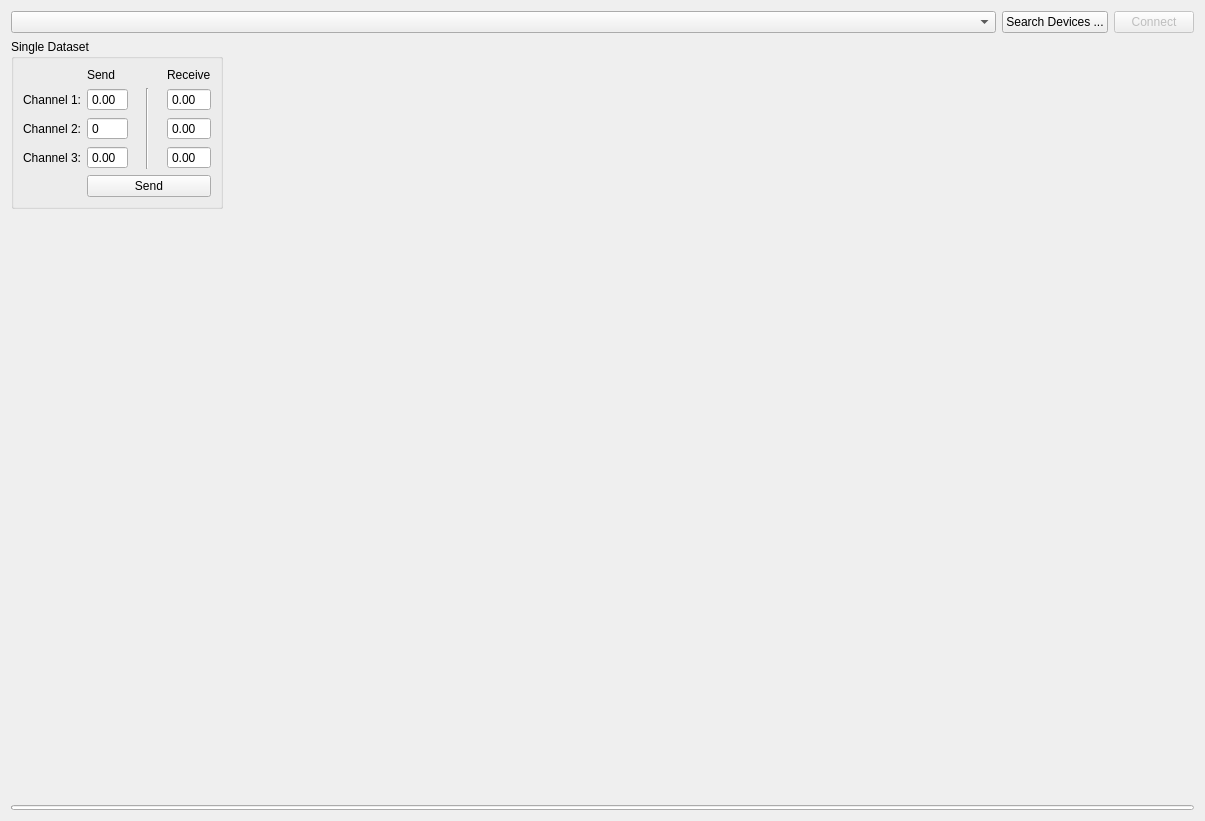
<?xml version="1.0" encoding="UTF-8"?>
<ui version="4.0">
 <class>SpiBoxWidget</class>
 <widget class="QWidget" name="SpiBoxWidget">
  <property name="geometry">
   <rect>
    <x>0</x>
    <y>0</y>
    <width>1205</width>
    <height>821</height>
   </rect>
  </property>
  <property name="windowTitle">
   <string>Form</string>
  </property>
  <layout class="QVBoxLayout" name="verticalLayout_3">
   <item>
    <layout class="QHBoxLayout" name="horizontalLayout">
     <property name="spacing">
      <number>6</number>
     </property>
     <item>
      <widget class="QComboBox" name="devicesComboBox">
       <property name="sizePolicy">
        <sizepolicy hsizetype="Expanding" vsizetype="Fixed">
         <horstretch>0</horstretch>
         <verstretch>0</verstretch>
        </sizepolicy>
       </property>
      </widget>
     </item>
     <item>
      <widget class="QPushButton" name="searchDevicesButton">
       <property name="sizePolicy">
        <sizepolicy hsizetype="Fixed" vsizetype="Fixed">
         <horstretch>0</horstretch>
         <verstretch>0</verstretch>
        </sizepolicy>
       </property>
       <property name="text">
        <string>Search Devices ...</string>
       </property>
      </widget>
     </item>
     <item>
      <widget class="QPushButton" name="connectButton">
       <property name="enabled">
        <bool>false</bool>
       </property>
       <property name="sizePolicy">
        <sizepolicy hsizetype="Fixed" vsizetype="Fixed">
         <horstretch>0</horstretch>
         <verstretch>0</verstretch>
        </sizepolicy>
       </property>
       <property name="text">
        <string>Connect</string>
       </property>
      </widget>
     </item>
    </layout>
   </item>
   <item>
    <layout class="QHBoxLayout" name="horizontalLayout_2">
     <property name="spacing">
      <number>12</number>
     </property>
     <property name="rightMargin">
      <number>0</number>
     </property>
     <item>
      <layout class="QVBoxLayout" name="verticalLayout_2">
       <item>
        <widget class="QGroupBox" name="easyModeGroupBox">
         <property name="enabled">
          <bool>true</bool>
         </property>
         <property name="minimumSize">
          <size>
           <width>0</width>
           <height>0</height>
          </size>
         </property>
         <property name="title">
          <string>Single Dataset</string>
         </property>
         <layout class="QGridLayout" name="gridLayout">
          <item row="2" column="1">
           <widget class="QSpinBox" name="spinBox">
            <property name="buttonSymbols">
             <enum>QAbstractSpinBox::ButtonSymbols::NoButtons</enum>
            </property>
           </widget>
          </item>
          <item row="1" column="1">
           <widget class="QDoubleSpinBox" name="doubleSpinBox">
            <property name="buttonSymbols">
             <enum>QAbstractSpinBox::ButtonSymbols::NoButtons</enum>
            </property>
           </widget>
          </item>
          <item row="1" column="3">
           <widget class="QDoubleSpinBox" name="doubleSpinBox_2">
            <property name="readOnly">
             <bool>true</bool>
            </property>
            <property name="buttonSymbols">
             <enum>QAbstractSpinBox::ButtonSymbols::NoButtons</enum>
            </property>
           </widget>
          </item>
          <item row="0" column="1">
           <widget class="QLabel" name="label_3">
            <property name="text">
             <string>Send</string>
            </property>
           </widget>
          </item>
          <item row="0" column="3">
           <widget class="QLabel" name="label_4">
            <property name="text">
             <string>Receive</string>
            </property>
           </widget>
          </item>
          <item row="1" column="0">
           <widget class="QLabel" name="label">
            <property name="text">
             <string>Channel 1:</string>
            </property>
           </widget>
          </item>
          <item row="2" column="0">
           <widget class="QLabel" name="label_2">
            <property name="text">
             <string>Channel 2:</string>
            </property>
           </widget>
          </item>
          <item row="3" column="3">
           <widget class="QDoubleSpinBox" name="doubleSpinBox_5">
            <property name="readOnly">
             <bool>true</bool>
            </property>
            <property name="buttonSymbols">
             <enum>QAbstractSpinBox::ButtonSymbols::NoButtons</enum>
            </property>
           </widget>
          </item>
          <item row="2" column="3">
           <widget class="QDoubleSpinBox" name="doubleSpinBox_3">
            <property name="readOnly">
             <bool>true</bool>
            </property>
            <property name="buttonSymbols">
             <enum>QAbstractSpinBox::ButtonSymbols::NoButtons</enum>
            </property>
           </widget>
          </item>
          <item row="3" column="1">
           <widget class="QDoubleSpinBox" name="doubleSpinBox_4">
            <property name="readOnly">
             <bool>true</bool>
            </property>
            <property name="buttonSymbols">
             <enum>QAbstractSpinBox::ButtonSymbols::NoButtons</enum>
            </property>
           </widget>
          </item>
          <item row="3" column="0">
           <widget class="QLabel" name="label_5">
            <property name="text">
             <string>Channel 3:</string>
            </property>
           </widget>
          </item>
          <item row="4" column="1" colspan="3">
           <widget class="QPushButton" name="pushButton">
            <property name="text">
             <string>Send</string>
            </property>
           </widget>
          </item>
          <item row="1" column="2" rowspan="3">
           <widget class="Line" name="line">
            <property name="minimumSize">
             <size>
              <width>27</width>
              <height>0</height>
             </size>
            </property>
            <property name="orientation">
             <enum>Qt::Orientation::Vertical</enum>
            </property>
           </widget>
          </item>
         </layout>
        </widget>
       </item>
       <item>
        <spacer name="verticalSpacer">
         <property name="orientation">
          <enum>Qt::Orientation::Vertical</enum>
         </property>
         <property name="sizeHint" stdset="0">
          <size>
           <width>20</width>
           <height>40</height>
          </size>
         </property>
        </spacer>
       </item>
      </layout>
     </item>
     <item>
      <layout class="QVBoxLayout" name="verticalLayout_4">
       <property name="spacing">
        <number>0</number>
       </property>
       <property name="topMargin">
        <number>0</number>
       </property>
       <item>
        <widget class="MplWidget" name="mplCanvasWidget" native="true">
         <property name="sizePolicy">
          <sizepolicy hsizetype="Expanding" vsizetype="Expanding">
           <horstretch>0</horstretch>
           <verstretch>0</verstretch>
          </sizepolicy>
         </property>
        </widget>
       </item>
      </layout>
     </item>
    </layout>
   </item>
   <item>
    <widget class="TimedProgressBar" name="moveProgressBar">
     <property name="maximumSize">
      <size>
       <width>16777215</width>
       <height>5</height>
      </size>
     </property>
     <property name="value">
      <number>0</number>
     </property>
     <property name="textVisible">
      <bool>false</bool>
     </property>
    </widget>
   </item>
  </layout>
 </widget>
 <customwidgets>
  <customwidget>
   <class>MplWidget</class>
   <extends>QWidget</extends>
   <header location="global">mplcanvas</header>
   <container>1</container>
  </customwidget>
  <customwidget>
   <class>TimedProgressBar</class>
   <extends>QProgressBar</extends>
   <header location="global">timed_progress_bar</header>
  </customwidget>
 </customwidgets>
 <resources/>
 <connections/>
</ui>
